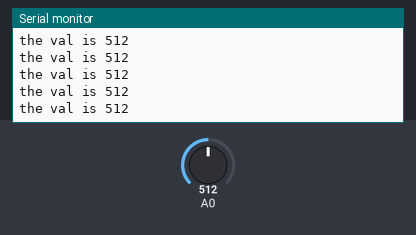
This sketch was run on a simulated Arduino Uno, built with avr-gcc and run on an emulated ATmega328P. On the bench: the last lines printed to the serial monitor. Inputs (shaded band) come from the test bench; at power-on: A0 = 512.

Above: at 1.2 s.
1.3 s: A0 set to 981
At 2.4 s:
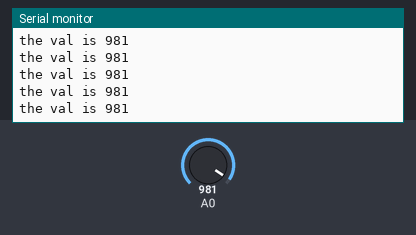
4.3 s: A0 set to 1017
At 5.2 s:
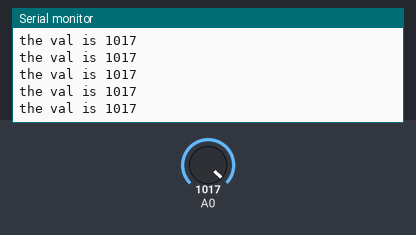
Timing chart, 0 to 7.3 s (numbered marks = the images above; inputs shaded):
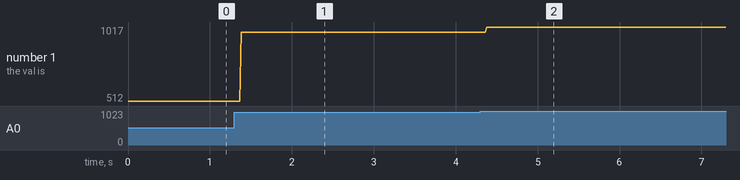

The sketch:

ex7.ino
```cpp
// Example 7 : reading an analog value and prints the result to the Serial Monitor


void setup() {
  // initialize serial communication at 9600 bits per second:
  Serial.begin(9600);
}

void loop() {
  // read the input on analog pin 0:
  int sensorValue = analogRead(A0);
  // print out the value you read:
  Serial.print("the val is ");
  Serial.println(sensorValue);
  delay(1);        // delay in between reads for stability
}
```

Measured:
- after the input at 1.3 s, the serial monitor: prints a new line after 0.08 s (image 1)
- after the input at 4.3 s, the serial monitor: prints a new line after 0.08 s (image 2)
- plotted number 1: 512 → 981 after the input at 1.3 s, 981 → 1017 after the input at 4.3 s
